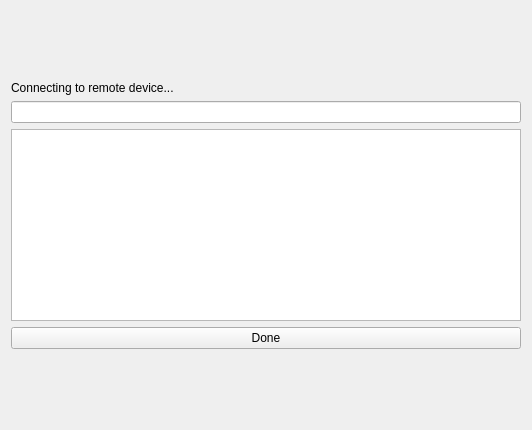
<?xml version="1.0" encoding="UTF-8"?>
<ui version="4.0">
 <class>SPPTest</class>
 <widget class="QWidget" name="SPPTest">
  <property name="geometry">
   <rect>
    <x>0</x>
    <y>0</y>
    <width>532</width>
    <height>430</height>
   </rect>
  </property>
  <property name="windowTitle">
   <string>Form</string>
  </property>
  <layout class="QVBoxLayout" name="verticalLayout">
   <item>
    <spacer name="verticalSpacer_7">
     <property name="orientation">
      <enum>Qt::Vertical</enum>
     </property>
     <property name="sizeHint" stdset="0">
      <size>
       <width>20</width>
       <height>63</height>
      </size>
     </property>
    </spacer>
   </item>
   <item>
    <widget class="QLabel" name="label_spp">
     <property name="text">
      <string>Connecting to remote device...</string>
     </property>
     <property name="wordWrap">
      <bool>true</bool>
     </property>
    </widget>
   </item>
   <item>
    <widget class="QLineEdit" name="msg_spp"/>
   </item>
   <item>
    <widget class="QPlainTextEdit" name="chat_spp">
     <property name="undoRedoEnabled">
      <bool>false</bool>
     </property>
     <property name="readOnly">
      <bool>true</bool>
     </property>
     <property name="textInteractionFlags">
      <set>Qt::NoTextInteraction</set>
     </property>
    </widget>
   </item>
   <item>
    <widget class="QPushButton" name="bt_spp_done">
     <property name="text">
      <string>Done</string>
     </property>
    </widget>
   </item>
   <item>
    <spacer name="verticalSpacer_8">
     <property name="orientation">
      <enum>Qt::Vertical</enum>
     </property>
     <property name="sizeHint" stdset="0">
      <size>
       <width>20</width>
       <height>63</height>
      </size>
     </property>
    </spacer>
   </item>
  </layout>
 </widget>
 <resources/>
 <connections>
  <connection>
   <sender>msg_spp</sender>
   <signal>returnPressed()</signal>
   <receiver>SPPTest</receiver>
   <slot>msgWrite()</slot>
   <hints>
    <hint type="sourcelabel">
     <x>57</x>
     <y>111</y>
    </hint>
    <hint type="destinationlabel">
     <x>0</x>
     <y>103</y>
    </hint>
   </hints>
  </connection>
  <connection>
   <sender>bt_spp_done</sender>
   <signal>clicked()</signal>
   <receiver>SPPTest</receiver>
   <slot>done()</slot>
   <hints>
    <hint type="sourcelabel">
     <x>354</x>
     <y>333</y>
    </hint>
    <hint type="destinationlabel">
     <x>413</x>
     <y>371</y>
    </hint>
   </hints>
  </connection>
 </connections>
 <slots>
  <slot>msgWrite()</slot>
  <slot>done()</slot>
 </slots>
</ui>
